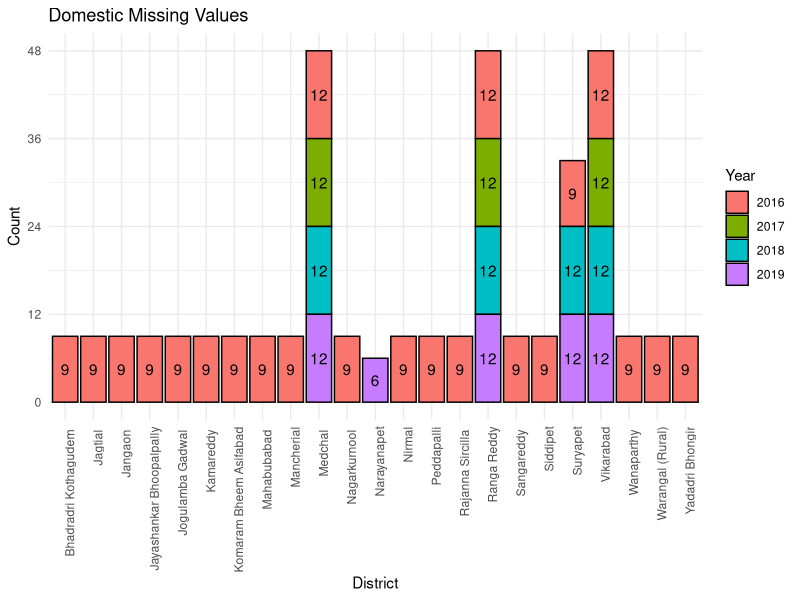
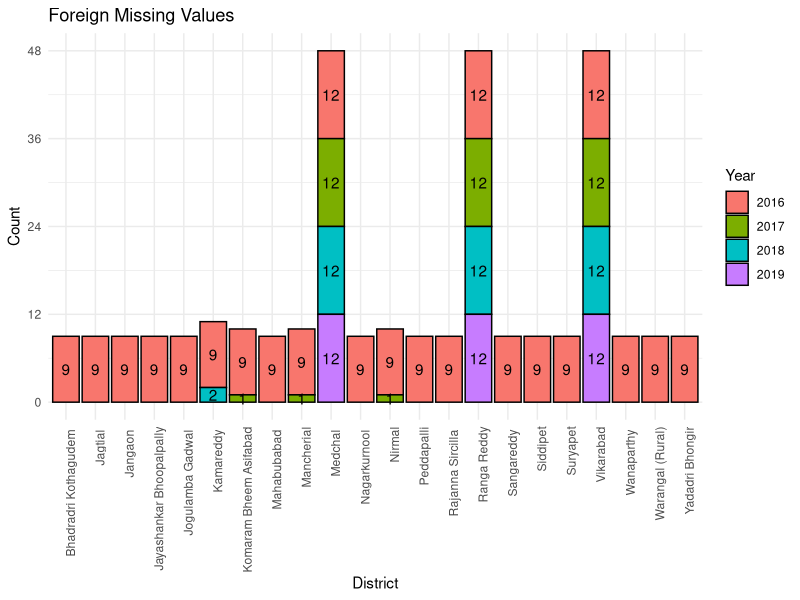
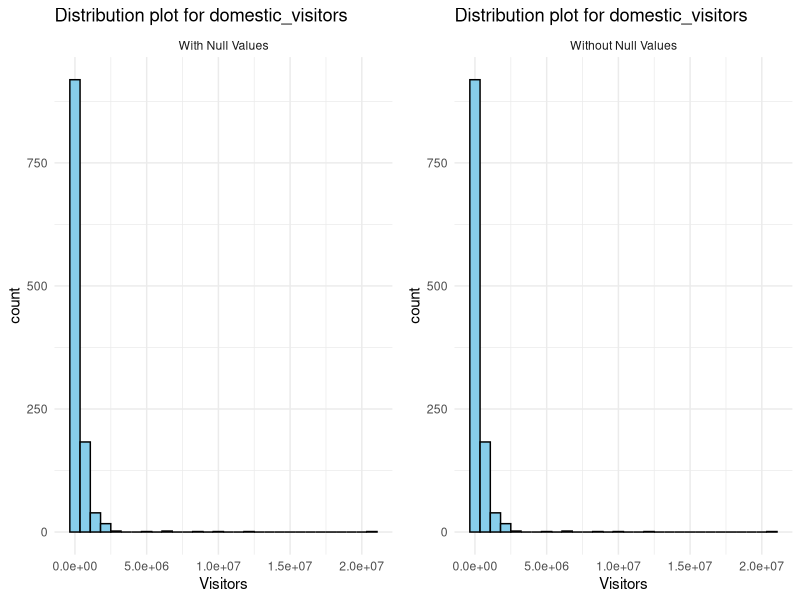
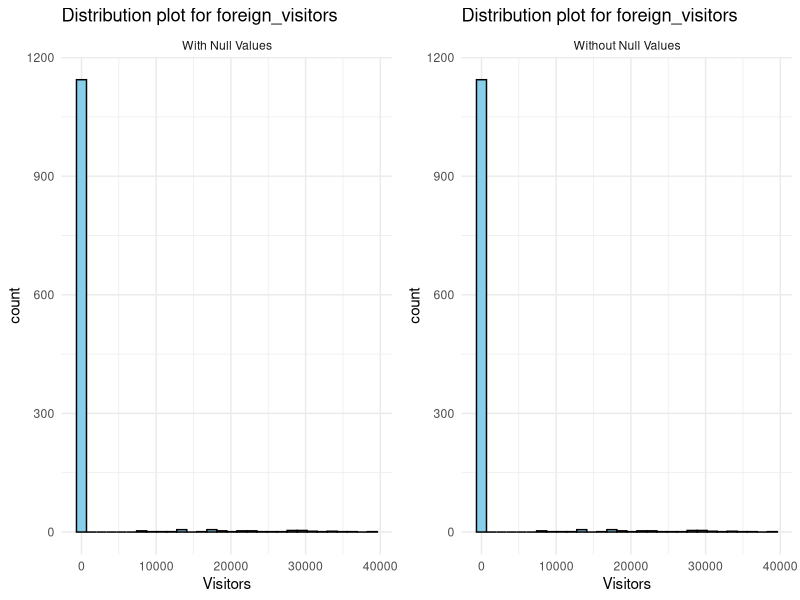
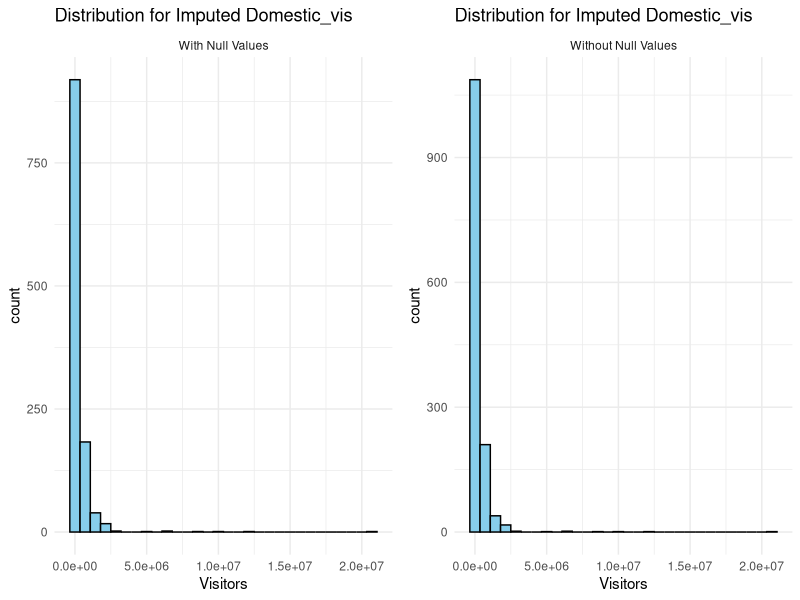
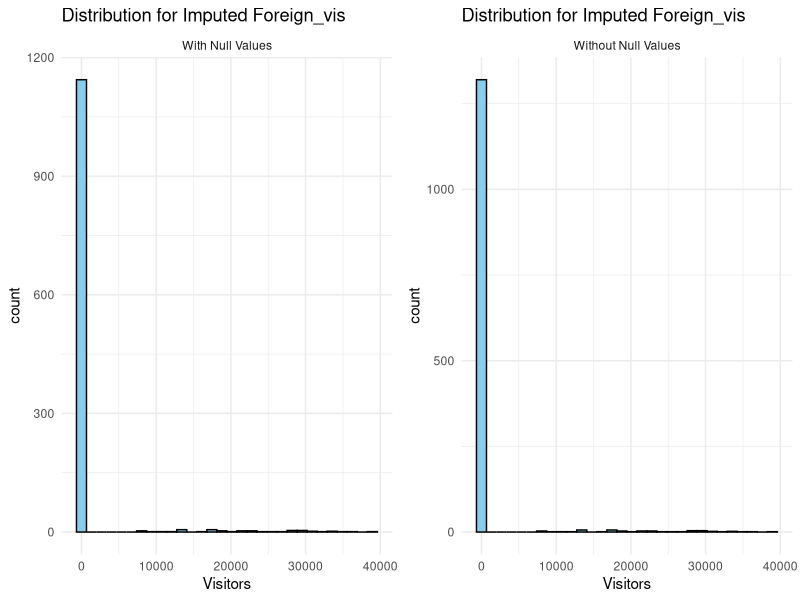
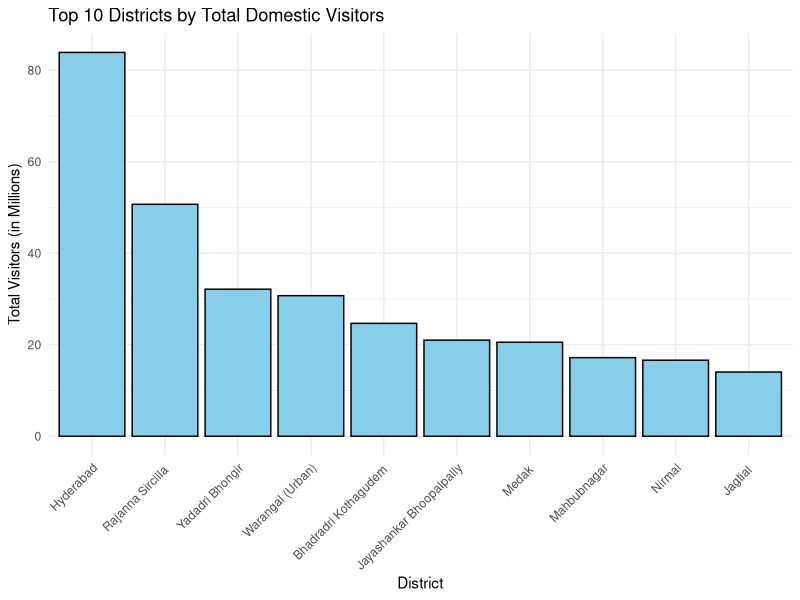
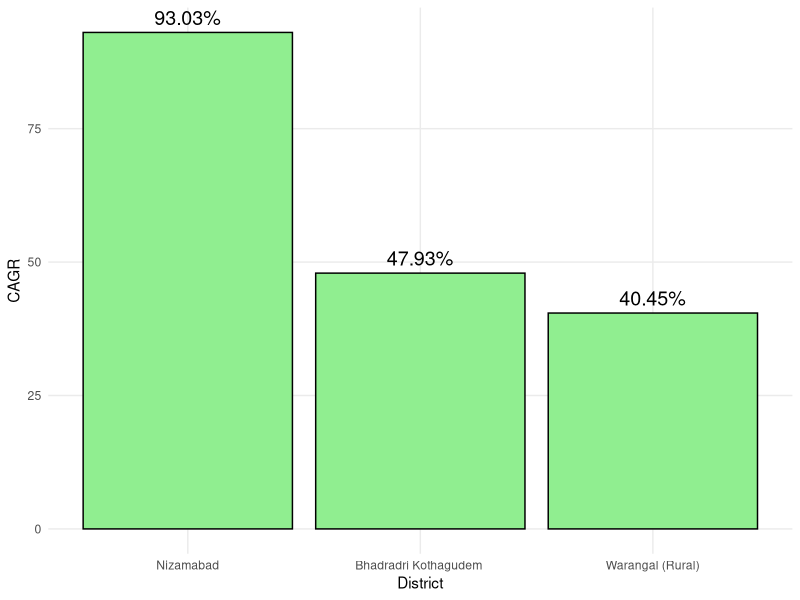

The R script that drew these images, in order:
## ---- chunk 1
knitr::opts_chunk$set(echo = TRUE, warning = FALSE, message = FALSE)
## ---- chunk 2
# Load required libraries
library(dplyr)
library(tidyr)
library(purrr)
library(ggplot2)
## ---- chunk 3
# Loading data sets
domestic_vis = read.csv('./domestic_visitors/domestic_visitors.csv')
foreign_vis = read.csv('./foreign_visitors/foreign_visitors.csv')

head(domestic_vis)
head(foreign_vis)
## ---- chunk 4
total_val = nrow(domestic_vis)
null_val = sum(is.na(domestic_vis))
percent = null_val/total_val *100

total_val_fore = nrow(foreign_vis)
null_val_fore = sum(is.na(foreign_vis))
percent_fore = null_val_fore/total_val_fore *100
## ---- chunk 5
# Lets try to understand where these null values reside in our data
null_vis <- domestic_vis[is.na(domestic_vis$visitors), ]


# Group the data and count occurrences
count_data <- null_vis %>%
  group_by(district, year) %>%
  summarize(count = n())

# count_data %>% as_tibble() %>% print(n=40)


# Create the stacked bar plot
dom_plot = ggplot(count_data, aes(x = district, y = count, fill = as.factor(year)  ) )+
  geom_bar(stat = "identity",color = "black") +
    geom_text(aes(label = count, group = year), position = position_stack(vjust = 0.5)) +
  scale_y_continuous(breaks = seq(0, 50, by = 12)) +

  labs(x = "District", y = "Count", title = "Domestic Missing Values") +
  scale_fill_discrete(name = "Year") +
  theme_minimal() +
  theme(axis.text.x = element_text(angle = 90, hjust = 1))

# Lets try to understand where these null values reside in our data
null_vis_fore <- foreign_vis[is.na(foreign_vis$visitors), ]


# Group the data and count occurrences
count_data_fore <- null_vis_fore %>%
  group_by(district, year) %>%
  summarize(count = n())

fore_plot = ggplot(count_data_fore, aes(x = district, y = count, fill = as.factor(year)  ) )+
  geom_bar(stat = "identity",color = "black") +
    geom_text(aes(label = count, group = year), position = position_stack(vjust = 0.5)) +
  scale_y_continuous(breaks = seq(0, 50, by = 12)) +

  labs(x = "District", y = "Count", title = "Foreign Missing Values") +
  scale_fill_discrete(name = "Year") +
  theme_minimal() +
  theme(axis.text.x = element_text(angle = 90, hjust = 1))

dom_plot
fore_plot


## ---- chunk 6
calculate_missing_percentage <- function(data, group_columns, value_column) {
  # Calculate missing values per specified group columns
  missing_data <- data %>% 
    group_by(across(all_of(group_columns))) %>% 
    summarize(
      total_rows = n(),
      missing_values = sum(is.na({{ value_column }}))
    )
  
  # Calculate missing percentage
  missing_data <- missing_data %>%
    mutate(missing_percentage = (missing_values / total_rows) * 100)
  
  # Filter rows with missing percentage equal to 100%
  missing_all_values <- missing_data %>%
    filter(missing_percentage >25)
  
  return(missing_all_values)
}
## ---- chunk 7
result_district <- calculate_missing_percentage(domestic_vis, c("district"), visitors)
result_foreign <- calculate_missing_percentage(foreign_vis, c("district"), visitors)
result_district_year_month <- calculate_missing_percentage(domestic_vis, c("month","year"), visitors)
result_district
result_foreign
## ---- chunk 8
districts_above_threshold_d <- result_district %>%
  filter(missing_percentage >= 75) %>%
  pull(district)  # Get the list of districts to remove for domestic_vis

districts_above_threshold_f <- result_foreign %>%
  filter(missing_percentage >= 75) %>%
  pull(district)  # Get the list of districts to remove for foreign_vis

# Remove rows from 'domestic_vis' where districts have >= 75% missing values
cleaned_domestic_vis <- domestic_vis %>%
  filter(!(district %in% districts_above_threshold_d))
sum(is.na(cleaned_domestic_vis$visitors))

# Remove rows from 'foreign_vis' where districts have >= 75% missing values
cleaned_foreign_vis <- foreign_vis %>%
  filter(!(district %in% districts_above_threshold_f))
sum(is.na(cleaned_foreign_vis$visitors))
## ---- chunk 9
plot_before_after_NA <- function(data_with_na, data_without_na,main1=NULL) {
  # Histogram of visitors with NA values
  df_with_na <- ggplot(data = data_with_na, aes(x = visitors)) +
    geom_histogram(fill = "skyblue", color = "black", bins = 30, na.rm = FALSE) +
    labs(title = "Distribution of Visitors with Null Values", x = "Visitors") +
    theme_minimal() +ggtitle(main1) 
  
  # Histogram of visitors after removing NA values
  df_without_na <- ggplot(data = data_without_na, aes(x = visitors)) +
    geom_histogram(fill = "skyblue", color = "black", bins = 30, na.rm = TRUE) +
    labs(title = "Distribution of Visitors after removing Null Values", x = "Visitors") +
    theme_minimal() + ggtitle(main1)
  
  # Combine both histograms into a single plot using facets
  combined_plot <- cowplot::plot_grid(
    df_with_na + facet_wrap(~ "With Null Values"),
    df_without_na + facet_wrap(~ "Without Null Values"),
    ncol = 2
  )
  
  # Display the combined plot
  print(combined_plot)
}

# Example usage of the function with your dataframes
plot_before_after_NA(domestic_vis, cleaned_domestic_vis , "Distribution plot for domestic_visitors")
plot_before_after_NA(foreign_vis, cleaned_foreign_vis , "Distribution plot for foreign_visitors")

## ---- chunk 10
total_rows_clean_d <- nrow(cleaned_domestic_vis)
total_rows_clean_f <- nrow(cleaned_foreign_vis)

total_missing_clean_d <- sum(is.na(cleaned_domestic_vis$visitors))
total_missing_clean_f <- sum(is.na(cleaned_foreign_vis$visitors))

percentage_missing_clean_d <- (total_missing_clean_d / total_rows_clean_d) * 100
percentage_missing_clean_f <- (total_missing_clean_f / total_rows_clean_f) * 100
# paste(percentage_missing_clean_d,"Remaining missing values for domestic_vis")
# paste(percentage_missing_clean_f,"Remaining missing values for foreign_vis")

## ---- chunk 11
# mean_visitors_d <- mean(cleaned_domestic_vis$visitors, na.rm = TRUE)
# mean_visitors_f <- mean(cleaned_foreign_vis$visitors, na.rm = TRUE)
# 
# cleaned_domestic_vis$visitors[is.na(cleaned_domestic_vis$visitors)] <- mean_visitors_d
# cleaned_foreign_vis$visitors[is.na(cleaned_foreign_vis$visitors)] <- mean_visitors_f
# 
# imputed_data_d = cleaned_domestic_vis
# imputed_data_f = cleaned_foreign_vis

# imputed_data_d <- cleaned_domestic_vis %>%
#   group_by(district) %>%
#   mutate(visitors = ifelse(is.na(visitors), mean(visitors, na.rm = TRUE), visitors))
# 
# imputed_data_f <- cleaned_foreign_vis %>%
#   group_by(district) %>%
#   mutate(visitors = ifelse(is.na(visitors), mean(visitors, na.rm = TRUE), visitors))

# imputed_data_d <- cleaned_domestic_vis %>%
#   group_by(district, year) %>%
#   mutate(visitors = ifelse(is.na(visitors), mean(visitors, na.rm = TRUE), visitors))
# 
# imputed_data_f <- cleaned_foreign_vis %>%
#   group_by(district, year) %>%
#   mutate(visitors = ifelse(is.na(visitors), mean(visitors, na.rm = TRUE), visitors))

imputed_data_d <- cleaned_domestic_vis %>%
  group_by(district) %>%
  mutate(visitors = ifelse(is.na(visitors), round(mean(visitors[year == 2017], na.rm = TRUE)), visitors))

imputed_data_f <- cleaned_foreign_vis %>%
  group_by(district) %>%
  mutate(visitors = ifelse(is.na(visitors), round(mean(visitors[year == 2017], na.rm = TRUE)), visitors))


plot_before_after_NA(cleaned_domestic_vis , imputed_data_d ,"Distribution for Imputed Domestic_vis")
plot_before_after_NA(cleaned_foreign_vis , imputed_data_f , "Distribution for Imputed Foreign_vis")

## ---- chunk 12
total_missing_values_d <- sum(is.na(imputed_data_d$visitors))
paste(total_missing_values_d, "null values in domestic_vis")
domestic_vis = imputed_data_d


total_missing_values_f <- sum(is.na(imputed_data_f$visitors))
paste(total_missing_values_f, "null values in foreign_vis")
foreign_vis = imputed_data_f

## ---- chunk 13

#Creating a function to get top 10 districts and bar plot 
top_10_districts =function( visitors_df,type="domestic"){
  
  # Group by district, calculate the sum of visitors, and select the top 10 districts

  top_10_districts_df <- visitors_df %>%
  group_by(district) %>%
  summarise(total_visitors = sum(visitors,na.rm = T)) %>%
  arrange(desc(total_visitors)) %>%
  head(10)
  
  # convert into million on for domestic visitors
  if (type=="domestic"){
    top_10_districts_df$total_visitors <- top_10_districts_df$total_visitors / 1000000

  }
  
  bar_plot =ggplot(top_10_districts_df, aes(x = reorder(district,-total_visitors), y = total_visitors)) +
  geom_bar(stat = "identity", fill = "skyblue",color='black') +
  # scale_y_continuous(labels = scales::comma) +
  labs(title = "Top 10 Districts by Total Domestic Visitors", 
          x = "District", y = "Total Visitors (in Millions)") +
  theme_minimal() +
  theme(axis.text.x = element_text(angle = 45, hjust = 1))
  

  
  return( list("df"= top_10_districts_df,"bar_plot"=bar_plot))
}
dom_top_10_dis = top_10_districts(domestic_vis)
print(dom_top_10_dis$bar_plot)

fore_top_10_dis = top_10_districts(foreign_vis,type="foreign")
print(fore_top_10_dis$df)


## ---- chunk 14
total_vis_year <- domestic_vis %>%
  group_by(district, year) %>%
  summarise(visitors = sum(visitors, na.rm = T))

# Get unique districts for the year 2016
districts <- domestic_vis %>%
  filter(year == 2016) %>%
  select(district) %>%
  distinct() %>%
  pull()

# Function to calculate CAGR
calculate_cagr <- function(district_name) {
  fv <- total_vis_year %>% filter(district == district_name & year == 2019) %>% pull(visitors)
  pv <- total_vis_year %>% filter(district == district_name & year == 2016) %>% pull(visitors)


  if ( pv != 0) {
    cagr <- ((fv/pv)^(1/3) - 1) * 100
    return(c(district = district_name, cagr = round(cagr,2)))
  } else {
    return(c(district = district_name, cagr = 0) )
  }
}

# Apply the function to each district
cagr_list <- map_df(districts, calculate_cagr)

# Create a data frame from the list
district_cagr <- as.data.frame(cagr_list)
district_cagr$cagr = as.numeric(district_cagr$cagr)

# Get top and bottom 3 districts by CAGR
top3_districts_cagr <- district_cagr %>% arrange(desc(cagr)) %>% slice_head(n = 3)
bottom3_districts_cagr <- district_cagr %>% arrange(cagr) %>% slice_head(n = 3)

# Print the results
## ---- chunk 15
print(top3_districts_cagr)

ggplot(top3_districts_cagr, aes(x= reorder(district,-cagr),y=cagr))+
  geom_bar(stat='identity',fill='lightgreen',color='black')+
  labs(x='District',y='CAGR') +
    geom_text(aes(label = paste0(cagr,'%')), vjust = -0.5, color = "black", size = 5) +

    theme_minimal() +
  theme(panel.grid.minor = element_blank()) # Remove grid lines


## ---- chunk 16
print(bottom3_districts_cagr)
ggplot(bottom3_districts_cagr, aes(x= reorder(district,cagr),y=cagr))+
  geom_bar(stat='identity',fill='#f1807e', color='black')+
  labs(x='District',y='CAGR') +
    geom_text(aes(label = paste0(cagr,'%')), vjust = -0.5,hjust=-0.2, color = "white", size = 5) +

    theme_minimal() +
  coord_flip() +
  theme(panel.grid.minor = element_blank()) # Remove grid lines
## ---- chunk 17
month_wise_hyb = function(vis_df){
  
  month_wise_hyb_df <- vis_df %>%
  filter(district == 'Hyderabad') %>%
  group_by(district, month) %>%
  summarize(visitors = sum(visitors))
  
  month_with_max_vis <- month_wise_hyb_df %>%
  filter(visitors == max(visitors))
  
  month_with_min_vis <- month_wise_hyb_df %>%
  filter(visitors == min(visitors))
  
  return (list('df'=month_wise_hyb_df, 'max_vis'=month_with_max_vis, 'min_vis'=month_with_min_vis))
  
}

month_wise_hyb_dom <- month_wise_hyb(domestic_vis)
month_wise_hyb_fore <- month_wise_hyb(foreign_vis)

# Find the month with the maximum visitors
month_with_max_vis_dom <- month_wise_hyb_dom$max_vis
month_with_max_vis_fore <- month_wise_hyb_fore$max_vis

# Find the month with the minimum visitors

month_with_min_vis_dom <- month_wise_hyb_dom$min_vis
month_with_mix_vis_fore <- month_wise_hyb_fore$min_vis
## ---- chunk 18
# Create a mapping of month names to numeric values
month_mapping <- c("January" = 1, "February" = 2, "March" = 3, "April" = 4,
                   "May" = 5, "June" = 6, "July" = 7, "August" = 8,
                   "September" = 9, "October" = 10, "November" = 11, "December" = 12)

# Use dplyr to create a new numeric 'month_num' column
month_wise_hyb_dom <- month_wise_hyb_dom$df %>%
  mutate(month_num = match(month, names(month_mapping)))

month_wise_hyb_fore <- month_wise_hyb_fore$df %>%
  mutate(month_num = match(month, names(month_mapping)))

# Create the time series plot using 'month_num' as x-axis
dom_plot =ggplot(month_wise_hyb_dom, aes(x = month_num, y = visitors)) +
  # geom_line() +
  geom_line() +
  geom_point(alpha=1) +
  labs(title = "Total Monthly Domestic Visitors in Hyderabad",
       x = "Month",
       y = "Visitors") +
  scale_x_continuous(breaks = 1:12, labels = names(month_mapping)) + # Customize x-axis labels
  theme_minimal() +
  theme( axis.text.x = element_text(angle = 45, hjust = 1) )

fore_plot = ggplot(month_wise_hyb_fore, aes(x = month_num, y = visitors)) +
  geom_line() +
  geom_point(alpha=1) +
  labs(title = "TOtal Monthly Foreign Visitors in Hyderabad",
       x = "Month",
       y = "Visitors") +
  scale_x_continuous(breaks = 1:12, labels = names(month_mapping)) + # Customize x-axis labels
  theme_minimal() +
  theme(axis.text.x = element_text(angle = 45, hjust = 1))



print(dom_plot)
print(fore_plot)

## ---- chunk 19

month_wise_year_plot = function(vis_df, district_name) {
  month_wise <- vis_df %>%
    filter(district == district_name) %>%
    group_by(district, month, year) %>%
    summarize(visitors = sum(visitors,na.rm=T))
  
  # Create a mapping of month names to numeric values
  month_mapping <- c("January" = 1, "February" = 2, "March" = 3, "April" = 4,
                     "May" = 5, "June" = 6, "July" = 7, "August" = 8,
                     "September" = 9, "October" = 10, "November" = 11, "December" = 12)
  
  # Use dplyr to create a new numeric 'month_num' column
  month_wise <- month_wise %>%
    mutate(month_num = match(month, names(month_mapping)))
  
  plot = ggplot(month_wise, aes(x = month_num, y = visitors, group = factor(year), color = factor(year))) +
    geom_line() +
      geom_point(alpha=1) +
    labs(title = paste("Monthly Trendline of Visitors of ", district_name),
         x = "Month",
         y = "Number of Visitors",
         color = "Year") +
    scale_x_continuous(breaks = 1:12, labels = names(month_mapping)) +  # Customize x-axis labels
    theme_minimal() + 
    theme( axis.text.x = element_text(angle = 45, hjust = 1) )

  return (plot)
}
  hyd_dom_plot = month_wise_year_plot(domestic_vis, "Hyderabad")
  hyd_fore_plot = month_wise_year_plot(foreign_vis, "Hyderabad")
  hyd_dom_plot
  hyd_fore_plot
  
  mancherial_dom_plot = month_wise_year_plot(domestic_vis, "Mancherial")
  mancherial_dom_plot
  
## ---- chunk 20

# Merge data frames on 'district', 'date', 'month', and 'year'
dom_for_v <- inner_join(domestic_vis, foreign_vis, by = c('district', 'date', 'month', 'year'))

# Rename columns if needed
dom_for_v <- rename(dom_for_v, domestic_vis = visitors.x, foreign_vis = visitors.y)

# Group by 'district' and calculate the sum of 'domestic_vis' and 'foreign_vis'
dom_for_v_dis_sum <- dom_for_v %>%
  group_by(district) %>%
  summarise(domestic_vis = sum(domestic_vis,na.rm=T), foreign_vis = sum(foreign_vis,na.rm=T))

# Remove rows where 'foreign_vis' is zero
dom_for_v_dis_sum <- dom_for_v_dis_sum %>% filter(foreign_vis != 0)

# Calculate the ratio of 'domestic_vis' to 'foreign_vis'
dom_for_v_dis_sum <- dom_for_v_dis_sum %>%  mutate(dom_foreign_ratio = domestic_vis / foreign_vis)

# Find the top 3 and bottom 3 districts based on 'dom_foreign_ratio'
bottom_3_districts <- dom_for_v_dis_sum %>% arrange(desc(dom_foreign_ratio)) %>% select(district, dom_foreign_ratio) %>%  slice_head(n = 3)  
top_3_districts <- dom_for_v_dis_sum %>% arrange(dom_foreign_ratio) %>% select(district, dom_foreign_ratio) %>% slice_head(n = 3)


print(bottom_3_districts)

ggplot(bottom_3_districts, aes(x= reorder(district, -dom_foreign_ratio),y=dom_foreign_ratio/1000000))+
  geom_bar(stat='identity') +
  labs( title = "Bottom 3 Districts ( Wrost domestic to foreign ratio)",
        x = "District",
        y = "Domestic to Foreign ratio (in Millions)")



print(top_3_districts)

ggplot(top_3_districts , aes(x= reorder(district, -dom_foreign_ratio),y=dom_foreign_ratio))+
  geom_bar(stat='identity') +
  labs( title = "Top 3 Districts ( Best domestic to foreign ratio)",
        x = "District",
        y = "Domestic to Foreign ratio")

## ---- chunk 21

population = read.csv('./population.csv')
head(population)


dom_for_v_dis_2019 = dom_for_v %>% filter(year == '2019')

dom_for_v_dis_sum_2019= dom_for_v_dis_2019 %>%
  group_by(district) %>%
  summarise(domestic_vis = sum(domestic_vis,na.rm=T), foreign_vis = sum(foreign_vis,na.rm=T))

data_with_population <- left_join(dom_for_v_dis_sum_2019, population, by = c('district'))



dom_for_v_dis_sum_pop <- data_with_population %>%  mutate(dom_foreign_sum = domestic_vis + foreign_vis)
dom_for_v_dis_sum_pop <- dom_for_v_dis_sum_pop %>% filter(dom_foreign_sum != 0)


dom_for_v_dis_sum_pop <- dom_for_v_dis_sum_pop %>%
                          mutate(dom_foreign_pop_ratio = dom_foreign_sum / Population_2019 )

dom_for_v_dis_sum_pop_top5 = dom_for_v_dis_sum_pop %>% select(district,dom_foreign_pop_ratio) %>%
                              arrange(desc(dom_foreign_pop_ratio)) %>%
                                slice_head(n = 5)

dom_for_v_dis_sum_pop_bottom5 = dom_for_v_dis_sum_pop %>% select(district,dom_foreign_pop_ratio) %>%
  arrange(dom_foreign_pop_ratio) %>%
  slice_head(n = 5)

dom_for_v_dis_sum_pop_top5
dom_for_v_dis_sum_pop_bottom5

ggplot(dom_for_v_dis_sum_pop_top5 , aes(x= reorder(district, -dom_foreign_pop_ratio),y=dom_foreign_pop_ratio))+
  geom_bar(stat='identity',fill='lightgreen',color='black') +
  labs( title = "Top 5 Districts ( Best tourists to population ratio)",
        x = "District",
        y = "Tourists to population ratio)")

ggplot(dom_for_v_dis_sum_pop_bottom5 , aes(x= reorder(district, -dom_foreign_pop_ratio),y=dom_foreign_pop_ratio))+
  geom_bar(stat='identity',fill='#ffcccb',color='black') +
  labs( title = "Bottom 5 Districts ( Best tourists to population ratio)",
        x = "District",
        y = "Tourists to population ratio)")

## ---- chunk 22

